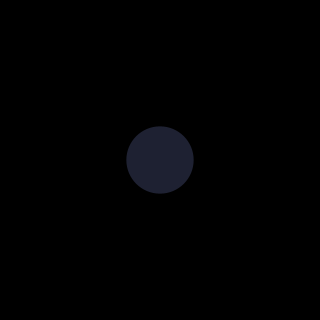
Frame 1 (no input)
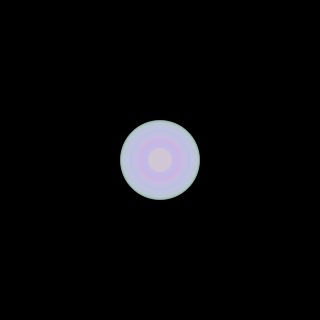
Frame 60 (the mouse pressed at the canvas centre just before this capture)
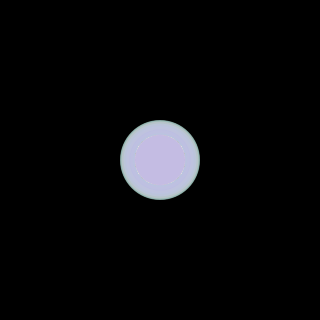
Frame 120 (the mouse held since frame 60 and released just before this capture)

The Processing sketch that drew these frames (run headless with seeded random() and noise(); from frame 60 on, the mouse is pressed at the canvas centre):

// Processing sketch: test
// ── test.pde
int counter;

void setup() {  //setup function called initially, only once
    size(320, 320);
    background(0, 0, 0, 255);
    colorMode(HSB);   //set colors to Hue, Saturation, Brightness mode
    counter = 0;
}

void draw() {  //draw function loop
    counter += 1;
    noStroke();
    fill(random(255), 100, 255, 50);

    if(mousePressed == true) {
        ellipse(mouseX, mouseY, 50, 50);
    }
    else {
        ellipse(width / 2, height / 2, 80 * sin(counter), 80 * sin(counter));
    }
}
